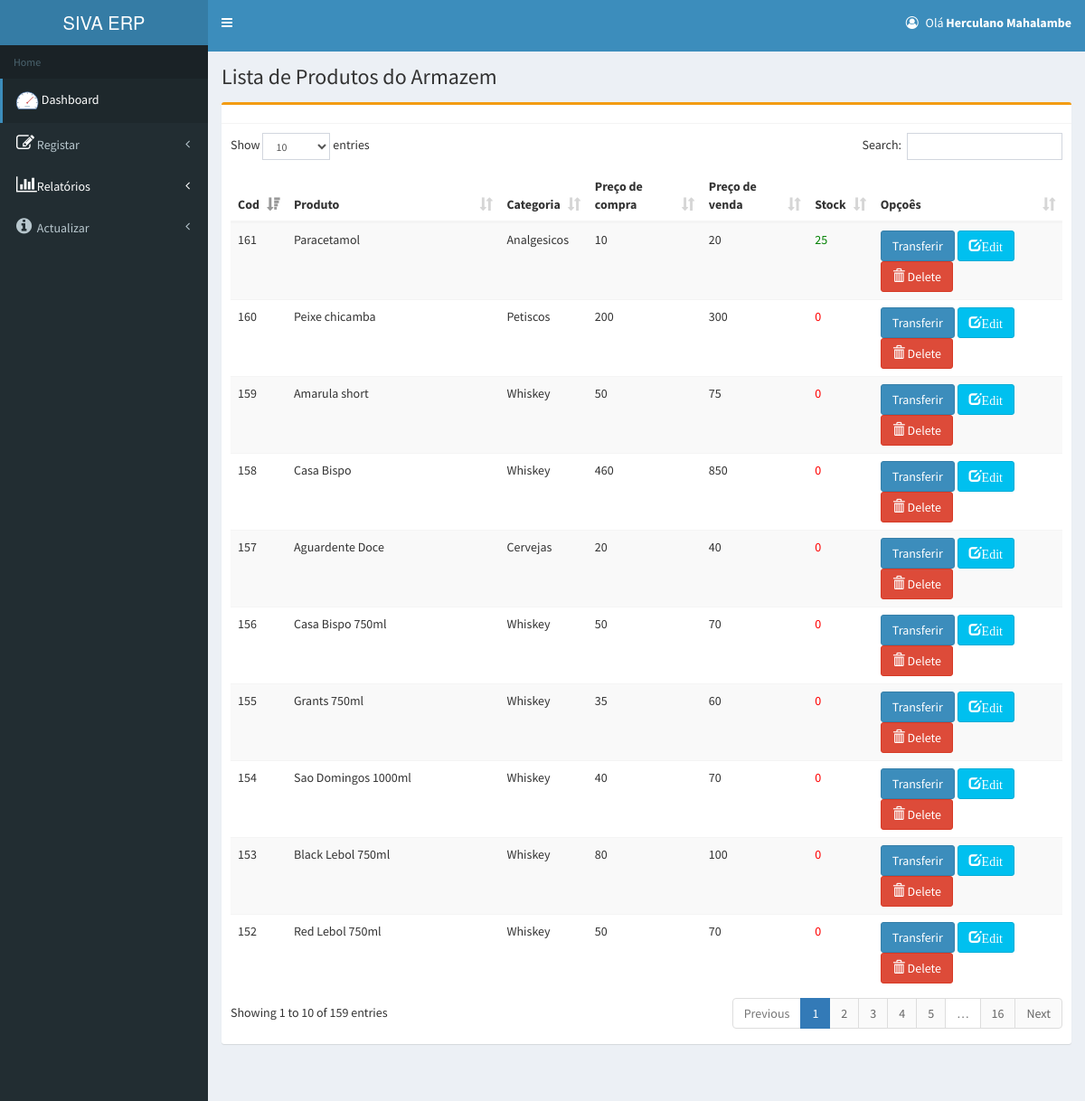
The app's page /gestor/list_armazem.php (signed in) with its own data.
### tables this page shows
CREATE TABLE `empresa` (
  `id` int(11) NOT NULL,
  `nome` varchar(40) NOT NULL,
  `nuit` varchar(20) NOT NULL,
  `contacto` varchar(20) NOT NULL,
  `address` text NOT NULL
);

CREATE TABLE `tbl_user` (
  `userid` int(11) NOT NULL,
  `username` varchar(100) NOT NULL,
  `useremail` varchar(100) NOT NULL,
  `password` varchar(100) NOT NULL,
  `role` varchar(50) NOT NULL
);

CREATE TABLE `tbl_armazem` (
  `pid` int(5) UNSIGNED ZEROFILL NOT NULL COMMENT '00F',
  `pname` varchar(200) DEFAULT NULL,
  `pcategory` varchar(200) DEFAULT NULL,
  `purchaseprice` float NOT NULL,
  `saleprice` float NOT NULL,
  `pstock` int(11) DEFAULT NULL,
  `fornecedor` varchar(30) NOT NULL,
  `status` int(11) NOT NULL
);

### session.php (called while the page is built, shortened)
<?php
include_once 'conexao.php';
if (isset($_COOKIE['txt_email']) && !empty($_COOKIE['txt_email'])) {
    $usuario_cookie = $_COOKIE['txt_email'];
    $sql = mysqli_query($mysqli, "SELECT * FROM tbl_user WHERE useremail = '$usuario_cookie'");
    if ($sql && mysqli_num_rows($sql) > 0) {
        $linha = mysqli_fetch_array($sql);
        $Nome = $linha["username"];
    } else {
        $Nome = "Usuário não encontrado";
        $idUser = null;
    }
}
?>

### gestor/list_armazem.php (the view, shortened to what this page needs)
<?php
include_once '../dbconnect.php';
      include_once "../session.php";
      include_once '../conexao.php';
include_once'header.php';
?>
<div class="content-wrapper">
  <section class="content-header">
    <h1>
      Lista de Produtos do Armazem
    </h1>
  </section>
  <section class="content container-fluid">
   <div class="box box-warning">
    <div class="box-header with-border">
    </div>
      <div class="box-body">
    <div style="overflow-x:auto;">
        <table id="producttable" class="table table-striped">
            <thead>
                <tr>
                    <th>Cod</th>
                    <th>Produto</th>
                    <th>Categoria</th>
                    <th>Preço de compra</th>
                    <th>Preço de venda</th>
                    <th>Stock</th>
                    <th>Opçoês</th>
                </tr>
            </thead>
            <tbody>
                <?php
                $select = $pdo->prepare("SELECT * FROM tbl_armazem ORDER BY pid DESC");
                $select->execute();
                while ($row = $select->fetch(PDO::FETCH_OBJ)) {
                    echo '
                    <tr>
                        <td>' . $row->pid . '</td>
                        <td>' . $row->pname . '</td>
                        <td>' . $row->pcategory . '</td>
                        <td>' . $row->purchaseprice . '</td>
                        <td>' . $row->saleprice . '</td>
                        <td>' . ($row->pstock <= 0 ? '<span style="color:red;">' . $row->pstock . '</span>' : '<span style="color:green;">' . $row->pstock . '</span>') . '</td>
                        <td>
                            <button class="btn btn-primary select-product" data-id="' . $row->pid . '" data-name="' . $row->pname . '" data-stock="' . $row->pstock . '">Transferir</button>
                             <a href="armazem_edit.php?id='.$row->pid.'" class="btn btn-info" role="button"><span class="glyphicon glyphicon-edit" style="color:#ffffff" data-toggle="tooltip" title="Edit Product">Edit</span></a>
                             <a href="pro_armazem_delete.php?id='.$row->pid.'" class="btn btn-danger" role="button"><span class="glyphicon glyphicon-trash" style="color:#ffffff" data-toggle="tooltip" title="Apagar"></span> Delete</a>
                        </td>
                    </tr>';
                }
                ?>
            </tbody>
        </table>
    </div>
</div>
    </div>
  </section>
</div>
<?php
include_once'footer.php';
?>

### gestor/header.php (shortened to what this page needs)
<?php
  include_once'../conexao.php';
  $sql3 = mysqli_query($mysqli,"SELECT * FROM empresa");
  $res3 = mysqli_fetch_array($sql3);
  $nome_db = $res3['nome'];
 ?>
<!DOCTYPE html>
<html>
<head>
  <link rel="stylesheet" href="../bower_components/bootstrap/dist/css/bootstrap.min.css">
  <link rel="stylesheet" href="../bower_components/font-awesome/css/font-awesome.min.css">
  <link rel="stylesheet" href="../bower_components/Ionicons/css/ionicons.min.css">
  <link rel="stylesheet" href="../dist/css/AdminLTE.min.css">
  <link rel="stylesheet" href="../dist/css/skins/skin-blue.min.css">
  <link rel="stylesheet" href="../bower_components/bootstrap-daterangepicker/daterangepicker.css">
  <link rel="stylesheet" href="../bower_components/bootstrap-datepicker/dist/css/bootstrap-datepicker.min.css">
  <link rel="stylesheet" href="../bower_components/select2/dist/css/select2.min.css">
  <link rel="stylesheet" href="../plugins/iCheck/all.css">
  <link rel="stylesheet" href="../bower_components/datatables.net-bs/css/dataTables.bootstrap.min.css">
<link rel="stylesheet" href="//code.jquery.com/ui/1.12.1/themes/base/jquery-ui.css">
</head>
<body class="hold-transition skin-blue sidebar-mini">
<div class="wrapper">
  <header class="main-header">
    <a href="darshboard" class="logo">
      <span class="logo-lg"><?php echo $nome_db; ?></span>
    </a>
    <nav class="navbar navbar-static-top" role="navigation">
      <a href="#" class="sidebar-toggle" data-toggle="push-menu" role="button">
      </a>
      <div class="navbar-custom-menu">
        <ul class="nav navbar-nav">
          <li class="dropdown user user-menu">
            <a href="#" class="dropdown-toggle" data-toggle="dropdown">
              <p class="fa fa-user-circle-o"></p>
              <span class="hidden-xs">Olá  <b><?php echo $Nome;?></b></span>
            </a>
          </li>
        </ul>
      </div>
    </nav>
  </header>
  <aside class="main-sidebar">
    <section class="sidebar">
      <ul class="sidebar-menu" data-widget="tree">
        <li class="header">Home</li>
        <li class="active"><a href="darshboard"><img src="../images/icons8-speed1.png"></i> <span>Dashboard</span></a></li>
        <li class="treeview">
        <a href="#"><i class="fa fa-edit" style="font-size:20px;color:white"></i>
            <span>Registar</span><span class="pull-right-container"><i class="fa fa-angle-left pull-right"></i></span>
          </a>
          <li class="treeview">
          <a href="#" style="color: white;">
            <i class="fa fa-bar-chart" style="font-size:20px; color: white;"></i>
            <span style="color: white;">Relatórios</span>
            <span class="pull-right-container">
              <i class="fa fa-angle-left pull-right" style="color: white;"></i>
            </span>
          </a>
        </li>
         <li class="treeview">
          <a href="#"><i class="fa fa-info-circle" style="font-size:20px"></i>
            <span>Actualizar</span><i class="fa fa-angle-left pull-right"></i>
          </a>
        </li>
      </ul>
    </section>
  </aside>

### records on screen
empresa: nome "SIVA ERP"
tbl_user: username "Herculano Mahalambe"
tbl_armazem: pid "161", pname "Paracetamol", pcategory "Analgesicos", purchaseprice "10", saleprice "20", pstock "25"
tbl_armazem: pid "160", pname "Peixe chicamba", pcategory "Petiscos", purchaseprice "200", saleprice "300", pstock "0"
tbl_armazem: pid "159", pname "Amarula short", pcategory "Whiskey", purchaseprice "50", saleprice "75", pstock "0"
tbl_armazem: pid "158", pname "Casa Bispo", pcategory "Whiskey", purchaseprice "460", saleprice "850", pstock "0"
tbl_armazem: pid "157", pname "Aguardente Doce", pcategory "Cervejas", purchaseprice "20", saleprice "40", pstock "0"
tbl_armazem: pid "156", pname "Casa Bispo 750ml", pcategory "Whiskey", purchaseprice "50", saleprice "70", pstock "0"
tbl_armazem: pid "155", pname "Grants 750ml", pcategory "Whiskey", purchaseprice "35", saleprice "60", pstock "0"
tbl_armazem: pid "154", pname "Sao Domingos 1000ml", pcategory "Whiskey", purchaseprice "40", saleprice "70", pstock "0"
tbl_armazem: pid "153", pname "Black Lebol 750ml", pcategory "Whiskey", purchaseprice "80", saleprice "100", pstock "0"
tbl_armazem: pid "152", pname "Red Lebol 750ml", pcategory "Whiskey", purchaseprice "50", saleprice "70", pstock "0"
